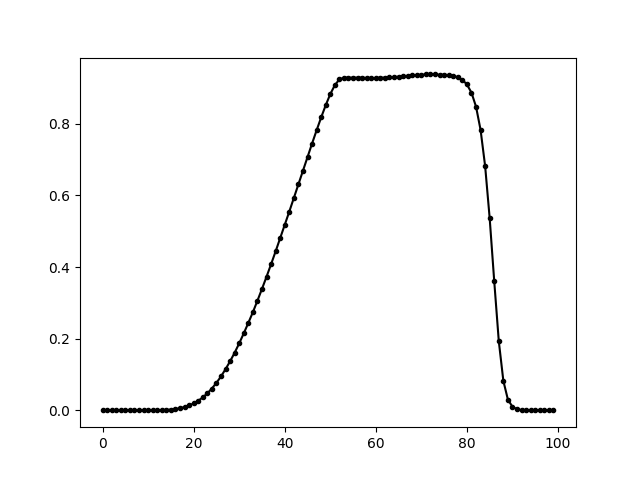

Write Python code to recreate this figure.
import sys
import numpy as np
import matplotlib.pyplot as plt

num_args = len(sys.argv)
if num_args == 1:
    sys.exit(0)

n = int(sys.argv[1])

ofile = open("Output.txt", "r")

u=np.zeros(100)
lines = ofile.readlines()
for line in lines:
    words = line.split()
    if len(words) == 0:
        continue

    if words[0] == "Timestep:":
        if int(words[1]) == n:
            for w in range(0,100):
                u[w] = float(words[5+w])


ofile.close()

plt.figure()
plt.plot(u,"k-o", markersize=3)
plt.savefig("Plot.png")

print("Done")
